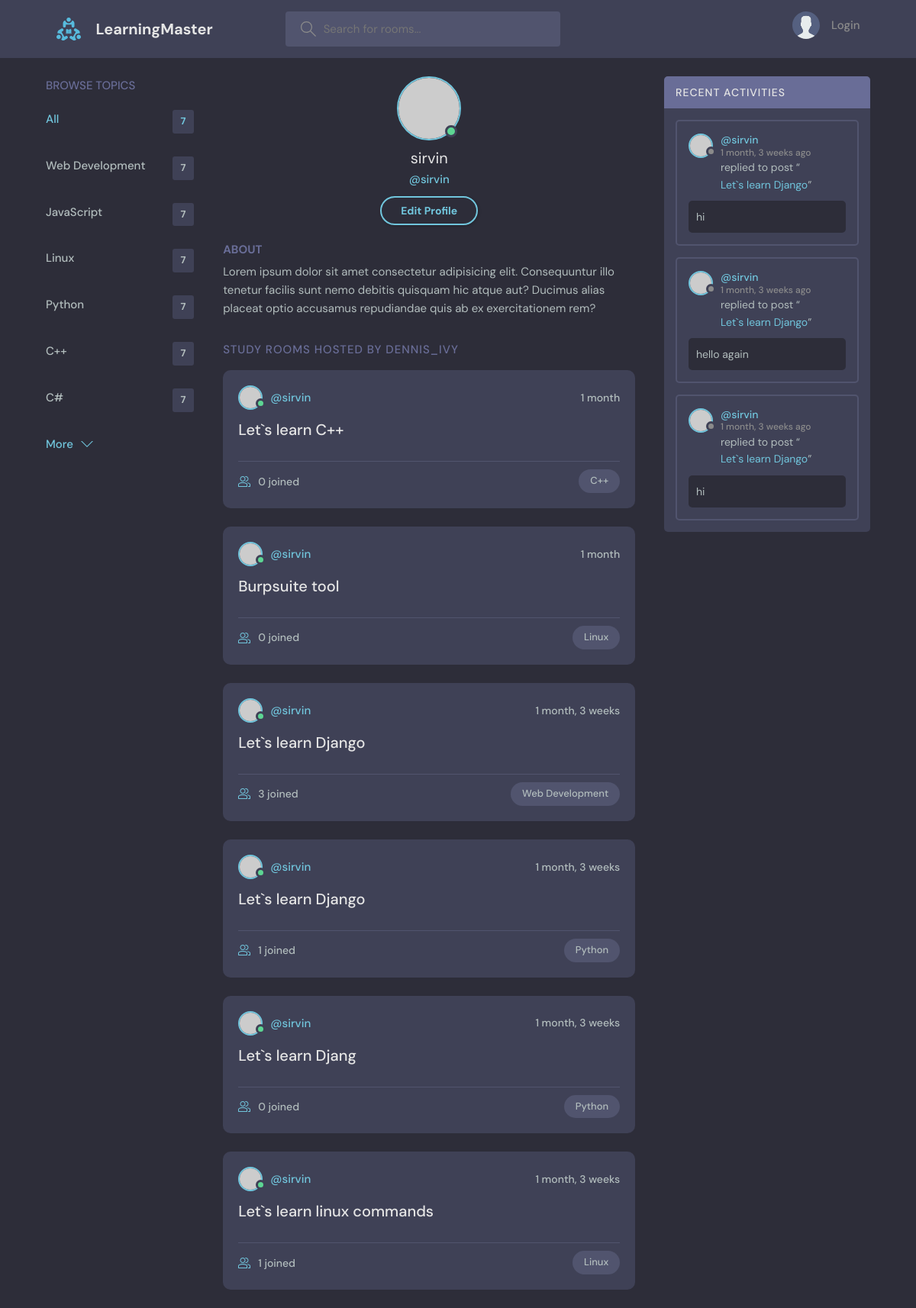
Page /profile/1/ on the committed database.
### base/models.py (models this page shows, shortened)
class Topic(models.Model):
    name = models.CharField(max_length=200)

class Room(models.Model):
    host = models.ForeignKey(User, on_delete= models.SET_NULL, null=True)
    topic = models.ForeignKey(Topic, on_delete= models.SET_NULL, null=True)
    name = models.CharField(max_length=200)
    description = models.TextField(null=True, blank=True)
    participants = models.ManyToManyField(User,related_name='participants',blank=True)
    updated = models.DateTimeField(auto_now=True)
    created = models.DateTimeField(auto_now_add=True)
    class Meta:
        ordering = [
            '-updated','-created'
        ]
    def __str__(self):
        return self.name

class Message(models.Model):
    user = models.ForeignKey(User, on_delete=models.CASCADE)
    room = models.ForeignKey(Room, on_delete= models.CASCADE)
    body = models.TextField()
    updated = models.DateTimeField(auto_now=True)
    created = models.DateTimeField(auto_now_add=True)
    class Meta:
        ordering = [
            '-updated','-created'
        ]

### base/views.py (the view)
# urls.py: path('profile/<str:pk>/',views.user_profile, name="user-profile"),
def user_profile(request,pk):
    user = User.objects.get(id=pk)
    rooms = user.room_set.all()
    room_messages = user.message_set.all()
    topics = Topic.objects.all()
    context = {'user':user,'rooms':rooms,'room_messages':room_messages,'topics':topics}
    return render(request,'base/profile.html',context)

### base/templates/base/profile.html
{% extends 'main.html' %}
{% block content %}
<main class="profile-page layout layout--3">
  <div class="container">
    {% include 'base/topics_comp.html' %}
    <div class="roomList">
      <div class="profile">
        <div class="profile__avatar">
          <div class="avatar avatar--large active">
            <img src="https://randomuser.me/api/portraits/men/11.jpg" />
          </div>
        </div>
        <div class="profile__info">
          <h3>{{user.username}}</h3>
          <p>@{{user.username}}</p>
          <a href="edit-user.html" class="btn btn--main btn--pill">Edit Profile</a>
        </div>
        <div class="profile__about">
          <h3>About</h3>
          <p>
            Lorem ipsum dolor sit amet consectetur adipisicing elit. Consequuntur illo tenetur
            facilis sunt nemo debitis quisquam hic atque aut? Ducimus alias placeat optio
            accusamus repudiandae quis ab ex exercitationem rem?
          </p>
        </div>
      </div>
      <div class="roomList__header">
        <div>
          <h2>Study Rooms Hosted by dennis_ivy</a>
          </h2>
        </div>
      </div>
      {% include 'base/feed_comp.html' %}
    </div>
    {% include 'base/activity_comp.html' %}
  </div>
</main>
{% endblock content %}

### base/templates/base/topics_comp.html
<div class="topics">
  <div class="topics__header">
    <h2>Browse Topics</h2>
  </div>
  <ul class="topics__list">
    <li>
      <a href="{% url 'home' %}" class="active">All <span>7</span></a>
    </li>
    {% for topic in topics %}
    <li>
      <a href="{% url 'home'%}?q={{topic.name}}">{{topic.name}} <span>7</span></a>
    </li>
    {% endfor %}
  </ul>
  <a class="btn btn--link" href="topics.html">
    More
    <svg version="1.1" xmlns="http://www.w3.org/2000/svg" width="32" height="32" viewBox="0 0 32 32">
      <title>chevron-down</title>
      <path d="M16 21l-13-13h-3l16 16 16-16h-3l-13 13z"></path>
    </svg>
  </a>
</div>

### base/templates/base/feed_comp.html (shortened to what this page needs)
{% for room in rooms %}
<div class="roomListRoom">
  <div class="roomListRoom__header">
    <a href="{% url 'user-profile' user.id %}" class="roomListRoom__author">
      <div class="avatar avatar--small active">
        <img src="https://randomuser.me/api/portraits/men/11.jpg" />
      </div>
      <span>@{{room.host.username}}</span>
    </a>
    <div class="roomListRoom__actions">
      <span>{{room.created|timesince    }}</span>
    </div>
  </div>
  <div class="roomListRoom__content">
    <a href="{% url 'room' room.id %}">{{room.name}}</a>
  </div>
  <div class="roomListRoom__meta">
    <a href="{% url 'room' room.id %}" class="roomListRoom__joined">
      {{room.participants.all.count}} joined
    </a>
    <p class="roomListRoom__topic">{{room.topic.name}}</p>
  </div>
</div>
{% endfor %}

### base/templates/base/activity_comp.html (shortened to what this page needs)
<div class="activities">
  <div class="activities__header">
    <h2>Recent Activities</h2>
  </div>
  {% for message in room_messages%}
  <div class="activities__box">
    <div class="activities__boxHeader roomListRoom__header">
      <a href="{% url 'user-profile' message.user.id %}" class="roomListRoom__author">
        <div class="avatar avatar--small">
          <img src="https://randomuser.me/api/portraits/women/11.jpg" />
        </div>
        <p>
          @{{message.user}}
          <span>  {{message.created|timesince}} ago</span>
        </p>
      </a>
    </div>
    <div class="activities__boxContent">
      <p>replied to post “<a href="{% url 'room' message.room.id %}">{{message.room}}</a>”</p>
      <div class="activities__boxRoomContent">
        {{message.body}}
      </div>
    </div>
  </div>
  {% endfor %}
</div>

### rows in the picture
Topic: name "Web Development"
Topic: name "JavaScript"
Topic: name "Linux"
Topic: name "Python"
Topic: name "C++"
Topic: name "C#"
Room: host.username "sirvin", created "1 month", name "Let`s learn C++", participants.all.count "0", topic.name "C++"
Room: host.username "sirvin", created "1 month", name "Burpsuite tool", participants.all.count "0", topic.name "Linux"
Room: host.username "sirvin", created "1 month, 3 weeks", name "Let`s learn Django", participants.all.count "3", topic.name "Web Development"
Room: host.username "sirvin", created "1 month, 3 weeks", name "Let`s learn Django", participants.all.count "1", topic.name "Python"
Room: host.username "sirvin", created "1 month, 3 weeks", name "Let`s learn Djang", participants.all.count "0", topic.name "Python"
Room: host.username "sirvin", created "1 month, 3 weeks", name "Let`s learn linux commands", participants.all.count "1", topic.name "Linux"
Message: user "sirvin", created "1 month, 3 weeks", room "Let`s learn Django", body "hi"
Message: user "sirvin", created "1 month, 3 weeks", room "Let`s learn Django", body "hello again"
Message: user "sirvin", created "1 month, 3 weeks", room "Let`s learn Django", body "hi"

### other values in the picture
{{ user.username }} "sirvin"
